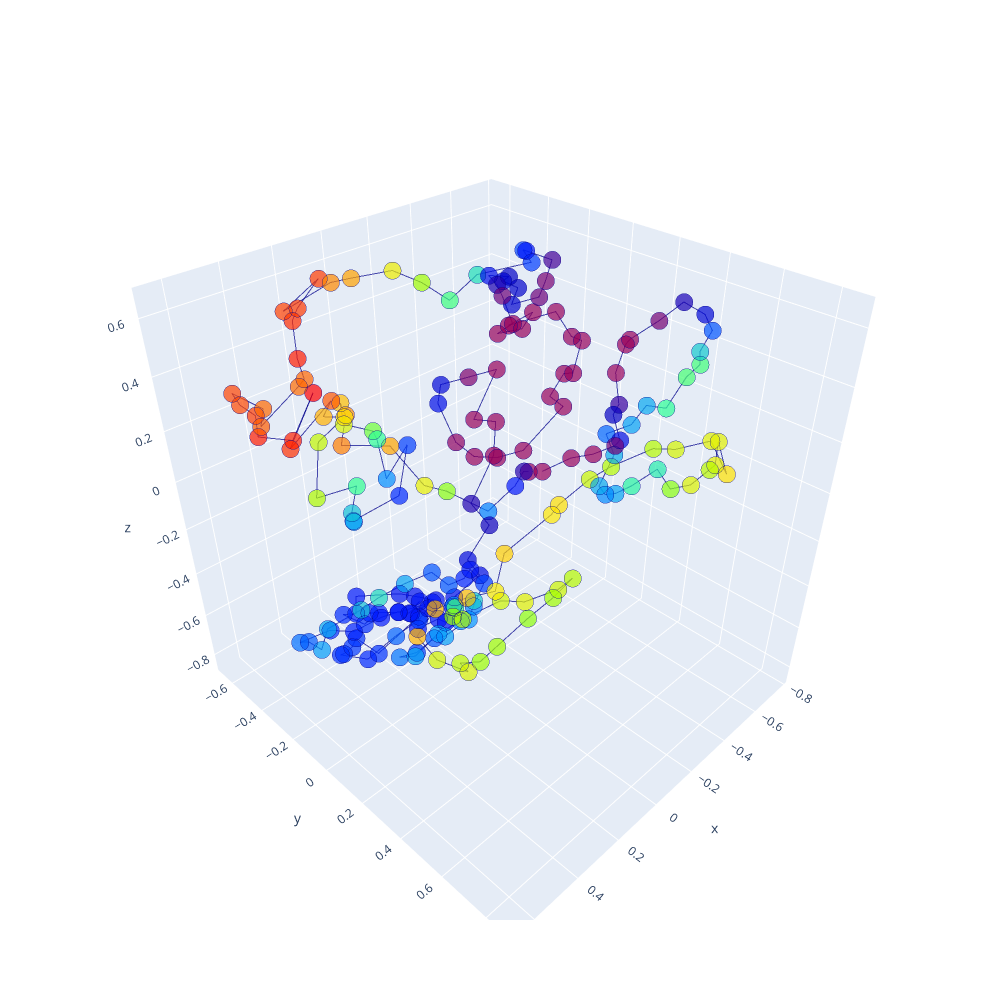

Source (notebook cell):
### Code cell
color = 'rainbow'
plot_pred_conf(trussart_pred_structure_superposed, plddt_scaled, color)

### Figure 1 — Plotly figure (JSON) as saved in the notebook; plotly's stock layout.template omitted (floating-point values rounded to 4 significant figures; data arrays with more than 128 entries replaced by an {"elided": "..."} marker saying what was removed)
{"data": [{"line": {"color": "darkblue", "width": 2}, "marker": {"color": {"elided": "202 float values"}, "colorscale": [[0, "rgb(150,0,90)"], [0.125, "rgb(0,0,200)"], [0.25, "rgb(0,25,255)"], [0.375, "rgb(0,152,255)"], [0.5, "rgb(44,255,150)"], [0.625, "rgb(151,255,0)"], [0.75, "rgb(255,234,0)"], [0.875, "rgb(255,111,0)"], [1, "rgb(255,0,0)"]], "line": {"width": 3}, "size": 6}, "opacity": 0.7, "scene": "scene", "type": "scatter3d", "x": {"elided": "202 float values"}, "y": {"elided": "202 float values"}, "z": {"elided": "202 float values"}}], "layout": {"height": 1000, "scene": {"domain": {"x": [0, 1], "y": [0, 1]}}, "width": 1000}}
